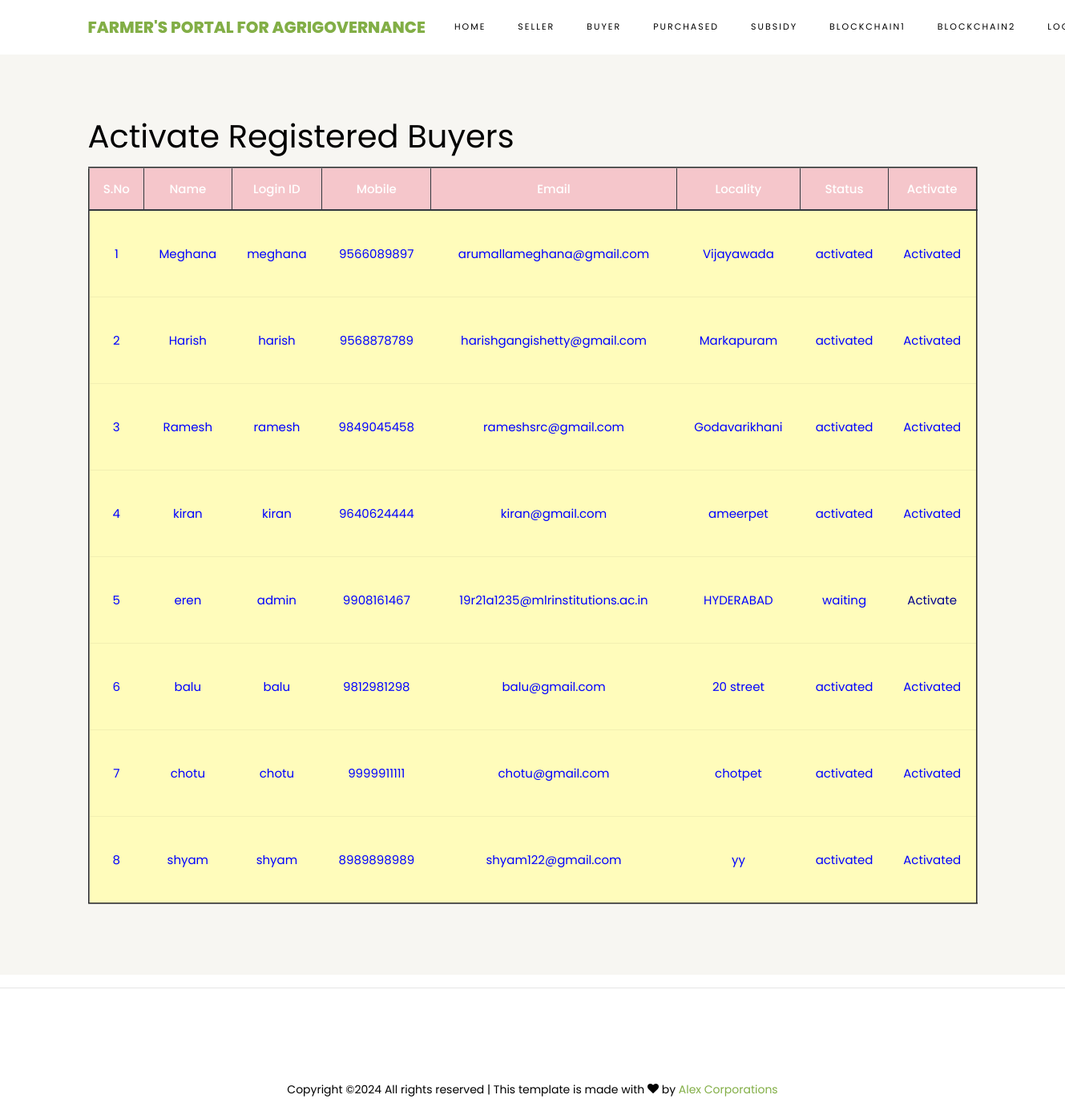
Page /ViewBuyersRegisteredUsers/ on the committed database.
### buyers/models.py (models this page shows, shortened)
class BuyerUserRegistrationModel(models.Model):
    name = models.CharField(max_length=100)
    loginid = models.CharField(unique=True, max_length=100)
    password = models.CharField(max_length=100)
    mobile = models.CharField(unique=True, max_length=100)
    email = models.CharField(unique=True, max_length=100)
    locality = models.CharField(max_length=100)
    address = models.CharField(max_length=1000)
    city = models.CharField(max_length=100)
    state = models.CharField(max_length=100)
    status = models.CharField(max_length=100)
    class Meta:
        db_table = 'BuyersRegistrations'

### admins/views.py (the view)
# urls.py: path("ViewBuyersRegisteredUsers/", admins.ViewBuyersRegisteredUsers, name="ViewBuyersRegisteredUsers"),
def ViewBuyersRegisteredUsers(request):
    data = BuyerUserRegistrationModel.objects.all()
    return render(request, 'admins/BuyersRegisteredUsers.html', {'data': data})

### assets/templates/admins/BuyersRegisteredUsers.html
{%extends 'admins/adminbase.html'%}
{%load static%}
{%block contents%}
<section class="ftco-section ftco-no-pt ftco-no-pb py-5 bg-light">
    <div class="container py-4">
        <div class="row d-flex justify-content-center py-5">
            <div class="col-md-12">
 <h1><font color="BLACK"> Activate Registered Buyers</font></h1>
                                         <table border="2px" class="table table-hover table-dark">
                    <thead>
                    <tr class="table-danger">
                        <th scope="col">S.No</th>
                        <th scope="col">Name</th>
                        <th scope="col">Login ID</th>
                        <th scope="col">Mobile</th>
                        <th scope="col">Email</th>
                        <th scope="col">Locality</th>
                        <th scope="col">Status</th>
                        <th scope="col">Activate</th>
                    </tr>
                    </thead>
                    <tbody>
                    {% for i in data %}
                    <tr scope="row" style="color: BLUE; background-color:#FFFCBB">
                        <td>{{forloop.counter}}</td>
                        <td>{{i.name}}</td>
                        <td>{{i.loginid}}</td>
                        <td>{{i.mobile}}</td>
                        <td>{{i.email}}</td>
                        <td>{{i.locality}}</td>
                        <td>{{i.status}}</td>
                        {% if i.status == 'waiting' %}
                        <td><a class="btn-link" href="/AdminActivaBuyerssUsers/?uid={{ i.id }}"
                               style="color:DARKBLUE">Activate</a></td>
                        {% else %}
                        <td> Activated</td>
                        {% endif %}
                    </tr>
                    {% endfor %}
                    </tbody>
                </table>
            </div>
        </div>
    </div>
</section>
{%endblock%}

### rows in the picture
BuyerUserRegistrationModel: name "Meghana", loginid "meghana", mobile "9566089897", email "arumallameghana@gmail.com", locality "Vijayawada", status "activated", shows "Activated"
BuyerUserRegistrationModel: name "Harish", loginid "harish", mobile "9568878789", email "harishgangishetty@gmail.com", locality "Markapuram", status "activated", shows "Activated"
BuyerUserRegistrationModel: name "Ramesh", loginid "ramesh", mobile "9849045458", email "rameshsrc@gmail.com", locality "Godavarikhani", status "activated", shows "Activated"
BuyerUserRegistrationModel: name "kiran", loginid "kiran", mobile "9640624444", email "kiran@gmail.com", locality "ameerpet", status "activated", shows "Activated"
BuyerUserRegistrationModel: name "eren", loginid "admin", mobile "9908161467", email "19r21a1235@mlrinstitutions.ac.in", locality "HYDERABAD", status "waiting"
BuyerUserRegistrationModel: name "balu", loginid "balu", mobile "9812981298", email "balu@gmail.com", locality "20 street", status "activated", shows "Activated"
BuyerUserRegistrationModel: name "chotu", loginid "chotu", mobile "9999911111", email "chotu@gmail.com", locality "chotpet", status "activated", shows "Activated"
BuyerUserRegistrationModel: name "shyam", loginid "shyam", mobile "8989898989", email "shyam122@gmail.com", locality "yy", status "activated", shows "Activated"
